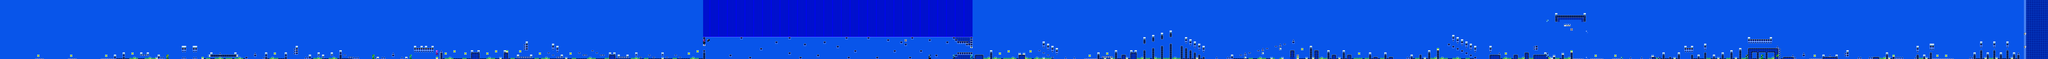

A level layout from a 2D game, rendered from its tile map. Below: a short description, then the map file with tile-grid data replaced by summaries:
An orthogonal 935x27 tile map with 16x16 px tiles, 2 tile layers (SP, ...), 2 tilesets.

<map version="1.10" tiledversion="1.10.2" orientation="orthogonal" renderorder="right-down" width="935" height="27" tilewidth="16" tileheight="16" infinite="0" nextlayerid="3" nextobjectid="1">
 <editorsettings>
  <export target="polargeist.csv" format="csv" />
 </editorsettings>
 <tileset firstgid="1" name="famidash" tilewidth="16" tileheight="16" tilecount="256" columns="16">
  <image source="../../GRAPHICS/famidash.bmp" width="256" height="256" />
 </tileset>
 <tileset firstgid="257" name="sprites" tilewidth="16" tileheight="16" tilecount="256" columns="16">
  <image source="../../GRAPHICS/sprites.png" width="256" height="256" />
 </tileset>
 <layer id="1" width="935" height="27">
  <data>[25245 cells, 25245 non-empty, 34 distinct tile ids]</data>
 </layer>
 <layer id="2" name="SP" width="935" height="27">
  <data>[25245 cells, 242 non-empty, 41 distinct tile ids]</data>
 </layer>
</map>
